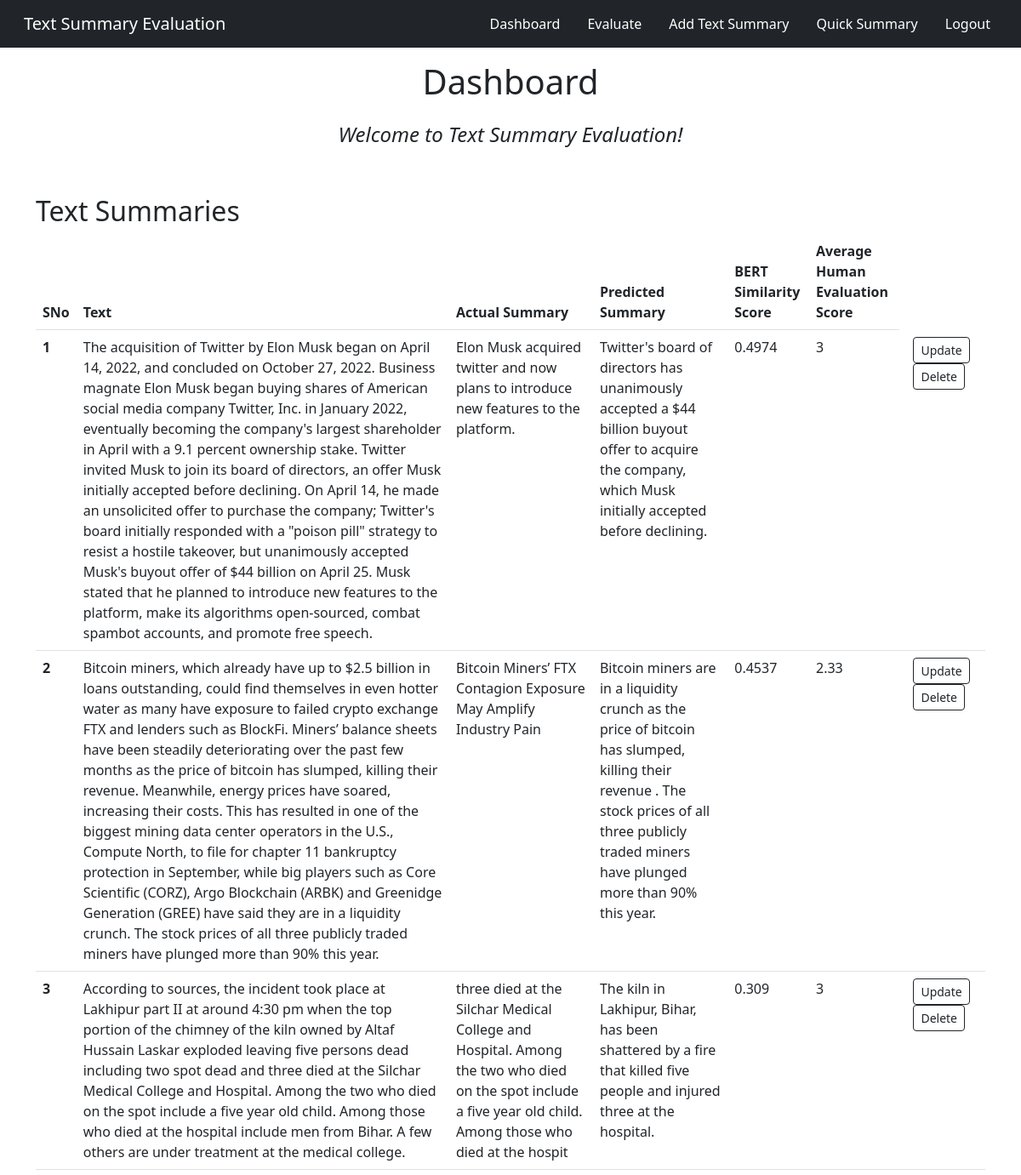
/dashboard (signed in, upper part), run on an earlier commit of the app's database.
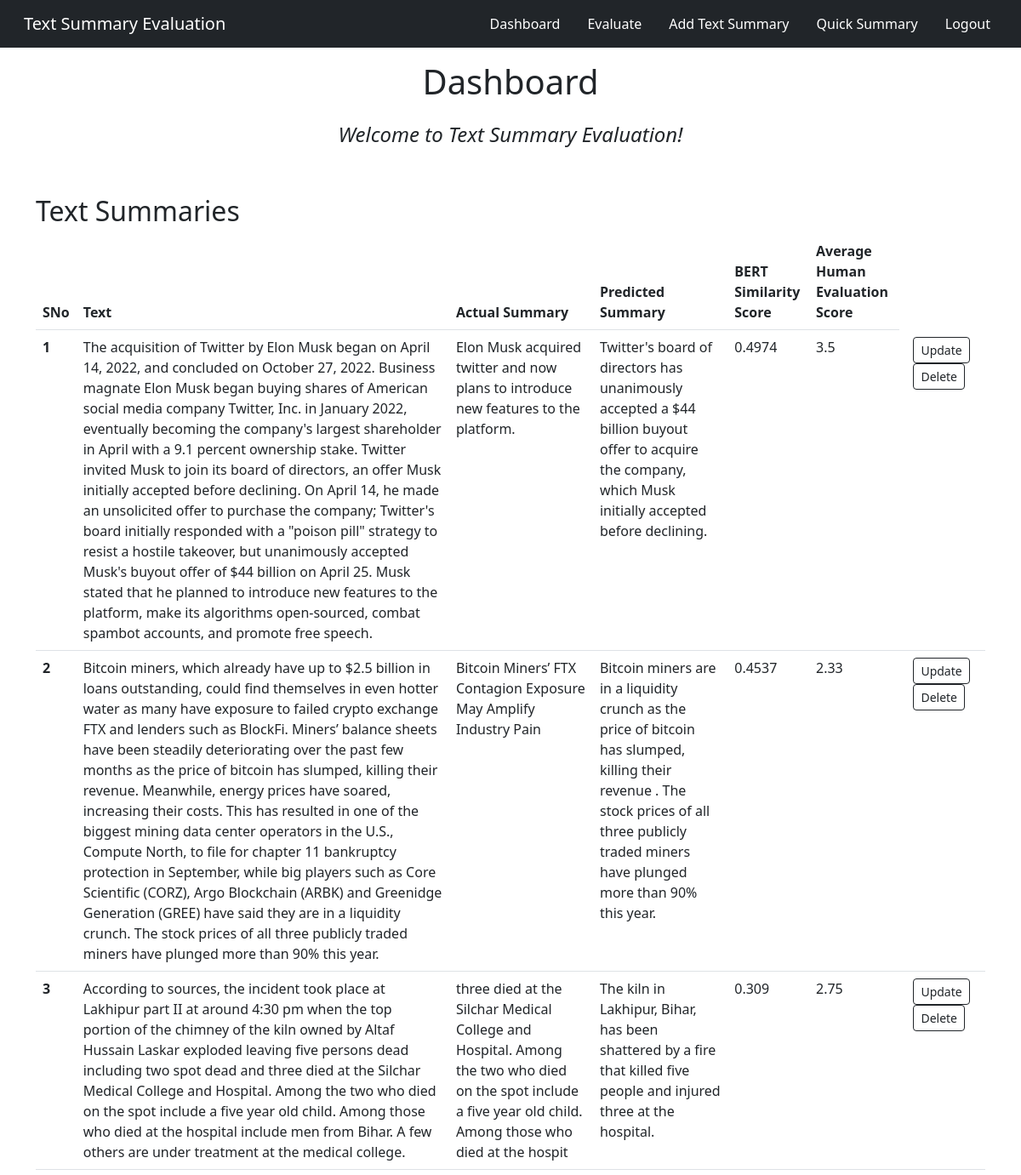
And on a later commit of the database.
### app.py (models this page shows, shortened)
class TextSum(db.Model):
    sno = db.Column(db.Integer, primary_key=True)
    text = db.Column(db.String(10000), nullable=False)
    predicted_summary = db.Column(db.String(1000), nullable=False)
    actual_summary = db.Column(db.String(1000), nullable=False)
    cos_sim_score = db.Column(db.Float, nullable=True)
    human_score = db.Column(db.Float, nullable=True)
    date_created = db.Column(db.DateTime, default=datetime.utcnow)

### app.py (the view)
@app.route('/dashboard', methods=['GET', 'POST'])
@login_required
def dashboard():
    allTextSum = TextSum.query.all()
    return render_template('dashboard.html', allTextSum=allTextSum)

### app.py (called while the page is built)
@login_manager.user_loader
def load_user(user_id):
    return User.get(user_id)

    def get(id):
        return User.query.filter_by(id=id).first()

### templates/dashboard.html (shortened to what this page needs)
<!DOCTYPE html>
<html lang="en">
<head>
</head>
<body>
{% extends 'base2.html' %}
{% block body %}
    <h1>Dashboard</h1>
    <h4><i>Welcome to Text Summary Evaluation!</i></h4>
    <div class="container">
        <h2>Text Summaries</h2>
        {% if allTextSum|length == 0%}
            <div class="alert alert-dark" role="alert">
                No record
            </div>
        {% else %}
            <table class="table">
                <thead>
                    <tr>
                        <th scope="col">SNo</th>
                        <th scope="col">Text</th>
                        <th scope="col">Actual Summary</th>
                        <th scope="col">Predicted Summary</th>
                        <th scope="col">BERT Similarity Score</th>
                        <th scope="col">Average Human Evaluation Score</th>
                    </tr>
                </thead>
                <tbody>
                    {% for textsum in allTextSum %}
                        <tr>
                            <th scope="row">{{loop.index}}</th>
                            <td>{{textsum.text}}</td>
                            <td>{{textsum.actual_summary}}</td>
                            <td>{{textsum.predicted_summary}}</td>
                            <td>{{textsum.cos_sim_score}}</td>
                            <td>{{textsum.human_score}}</td>
                            <td>
                                <a href="/textsum/update/{{textsum.sno}}" type="button" class="btn btn-outline-dark btn-sm mx-2">Update</button>
                                <a href="/textsum/delete/{{textsum.sno}}" type="button" class="btn btn-outline-dark btn-sm mx-2">Delete</button>
                            </td>
                        </tr>
                    {% endfor %}
                </tbody>
            </table>
        {% endif %}
    </div>
{% endblock body %}

### templates/base2.html (shortened to what this page needs)
<!doctype html>
<html lang="en">
<head>
    <link href="https://cdn.jsdelivr.net/npm/bootstrap@5.2.1/dist/css/bootstrap.min.css" rel="stylesheet"
>
</head>
<body>
    <nav class="navbar navbar-expand navbar-dark bg-dark">
        <div class="container-fluid">
            <a class="navbar-brand ms-3">Text Summary Evaluation</a>
            <div class="collapse navbar-collapse" id="navbarSupportedContent">
                <ul class="navbar-nav ms-auto mb-2 mb-lg-0">
                    <li class="nav-item ms-3">
                        <a class="nav-link active" aria-current="page" href="{{url_for('dashboard')}}">Dashboard</a>
                    </li>
                    <li class="nav-item ms-3">
                        <a class="nav-link active" aria-current="page" href="{{url_for('evaluate')}}">Evaluate</a>
                    </li>
                    <li class="nav-item ms-3">
                        <a class="nav-link active" aria-current="page" href="{{url_for('textsum')}}">Add Text Summary</a>
                    </li>
                    <li class="nav-item ms-3">
                        <a class="nav-link active" aria-current="page" href="{{url_for('quick_summary')}}">Quick Summary</a>
                    </li>
                    <li class="nav-item ms-3 me-3">
                        <a class="nav-link active" aria-current="page" href="{{url_for('logout')}}">Logout</a>
                    </li>
                </ul>
            </div>
        </div>
    </nav>
{% block body %}
{% endblock body %}
</body>
</html>

### templates/dashboard.html (style rules this page uses)
h1 { padding: 1rem; text-align: center; }
h4 { padding-bottom: 3rem; text-align: center; }
.container { padding-bottom: 10rem; }

What changed in the data, as far as the page shows it:
changed TextSum (number 1 of 3 on the later page): human_score "3" → "3.5"
changed TextSum (number 3 of 3 on the later page): human_score "3" → "2.75"
